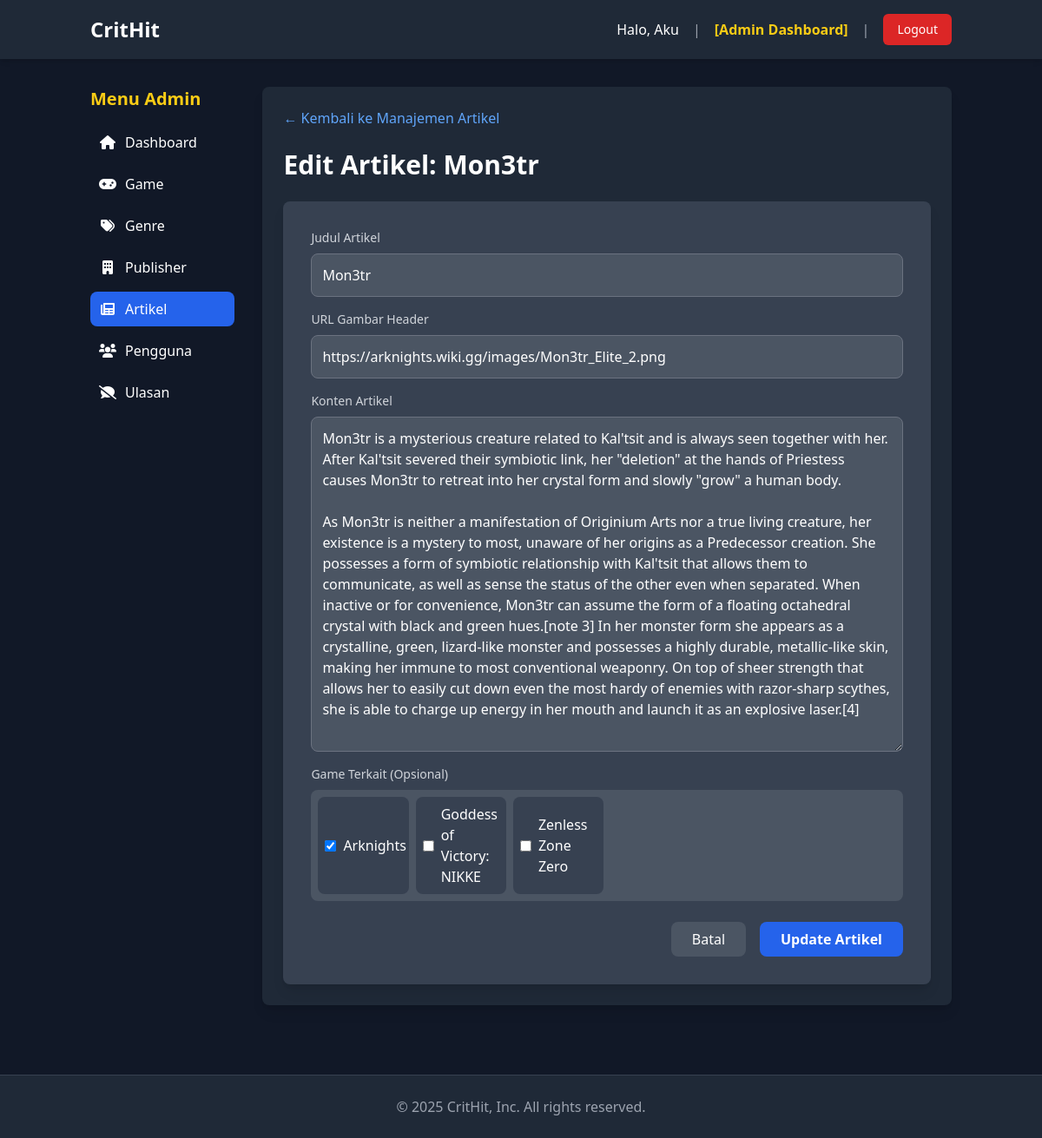
The page /admin/index.php?page=article_edit&id=10 (signed in) on the database its author committed.
### tables this page shows
CREATE TABLE `article` (
  `id` int(11) NOT NULL,
  `user_id` int(11) NOT NULL,
  `title` varchar(100) NOT NULL,
  `content` text NOT NULL,
  `image_url` varchar(255) NOT NULL,
  `created_at` timestamp NOT NULL DEFAULT current_timestamp() ON UPDATE current_timestamp()
);

CREATE TABLE `games` (
  `id` int(11) NOT NULL,
  `title` varchar(255) NOT NULL,
  `description` text DEFAULT NULL,
  `release_date` date DEFAULT NULL,
  `image_url` varchar(255) DEFAULT NULL,
  `created_at` timestamp NOT NULL DEFAULT current_timestamp()
);

### admin/article/article_edit.php (the view, shortened to what this page needs)
<?php
$title = '';
$content = '';
$image_url = '';
$posted_games = [];
$errors = [];
$article_id = (int)($_POST['article_id'] ?? $_GET['id'] ?? 0);
$all_games = [];
try {
    $stmt_games = $pdo->query("SELECT id, title FROM games ORDER BY title ASC");
    $all_games = $stmt_games->fetchAll();
} catch (PDOException $e) {
    $errors[] = "Error mengambil data game: " . $e->getMessage();
}
if ($_SERVER['REQUEST_METHOD'] === 'POST') {
    $title = htmlspecialchars($_POST['title']);
    $content = $_POST['content'];
    $image_url = htmlspecialchars($_POST['image_url']);
    $posted_games = $_POST['games'] ?? [];
    if (empty($title)) {
        $errors[] = "Judul artikel wajib diisi.";
    }
    if (empty($content)) {
        $errors[] = "Konten artikel wajib diisi.";
    }
    if (empty($errors)) {
        try {
            $pdo->beginTransaction();
            $sql_article = "UPDATE article SET title = ?, content = ?, image_url = ?
                            WHERE id = ?";
            $stmt_article = $pdo->prepare($sql_article);
            $stmt_article->execute([$title, $content, $image_url, $article_id]);
            $stmt_del_games = $pdo->prepare("DELETE FROM article_games WHERE article_id = ?");
            $stmt_del_games->execute([$article_id]);
            if (!empty($posted_games)) {
                $sql_insert_game = "INSERT INTO article_games (article_id, game_id) VALUES (?, ?)";
                $stmt_insert = $pdo->prepare($sql_insert_game);
                foreach ($posted_games as $game_id) {
                    $stmt_insert->execute([$article_id, (int)$game_id]);
                }
            }
            $pdo->commit();
            $_SESSION['success_message'] = "Artikel '". htmlspecialchars($title) ."' berhasil di-update!";
            header('Location: index.php?page=manage_articles');
            exit;
        } catch (PDOException $e) {
            $pdo->rollBack();
            $errors[] = "Database error: " . $e->getMessage();
        }
    }
} else {
    try {
        $stmt_article = $pdo->prepare("SELECT title, content, image_url FROM article WHERE id = ?");
        $stmt_article->execute([$article_id]);
        $article = $stmt_article->fetch();
        $title = $article['title'];
        $content = $article['content'];
        $image_url = $article['image_url'];
        $stmt_games = $pdo->prepare("SELECT game_id FROM article_games WHERE article_id = ?");
        $stmt_games->execute([$article_id]);
        $posted_games = $stmt_games->fetchAll(PDO::FETCH_COLUMN, 0);
    } catch (PDOException $e) {
        $errors[] = "Gagal mengambil data artikel: " . $e->getMessage();
    }
}
?>
<a href="index.php?page=manage_articles" class="text-blue-400 hover:text-blue-300 mb-6 inline-block">&larr; Kembali ke Manajemen Artikel</a>
<h1 class="text-3xl font-bold mb-6">Edit Artikel: <?php echo htmlspecialchars($title); ?></h1>
<div class="bg-gray-700 rounded-lg shadow-lg p-8">
    <form action="index.php?page=article_edit" method="POST">
        <div class="mb-4">
            <label for="title" class="block text-sm font-medium text-gray-300 mb-2">Judul Artikel</label>
            <input type="text" id="title" name="title"
                   value="<?php echo htmlspecialchars($title); ?>"
                   class="block w-full p-3 rounded-lg bg-gray-600 border border-gray-500" required>
        </div>
        <div class="mb-4">
            <label for="image_url" class="block text-sm font-medium text-gray-300 mb-2">URL Gambar Header</label>
            <input type="text" id="image_url" name="image_url"
                   value="<?php echo htmlspecialchars($image_url); ?>"
                   class="block w-full p-3 rounded-lg bg-gray-600 border border-gray-500" placeholder="https://...">
        </div>
        <div class="mb-4">
            <label for="content" class="block text-sm font-medium text-gray-300 mb-2">Konten Artikel</label>
            <textarea id="content" name="content" rows="15"
                      class="block w-full p-3 rounded-lg bg-gray-600 border border-gray-500"
                      required><?php echo htmlspecialchars($content); ?></textarea>
        </div>
        <div class="mb-6">
            <label class="block text-sm font-medium text-gray-300 mb-2">Game Terkait (Opsional)</label>
            <div class="grid grid-cols-3 sm:grid-cols-4 md:grid-cols-6 gap-2 max-h-48 overflow-y-auto bg-gray-600 p-2 rounded-lg">
                <?php foreach ($all_games as $game): ?>
                    <?php
                    $is_checked = in_array($game['id'], $posted_games);
                    ?>
                    <label class="flex items-center space-x-2 bg-gray-700 p-2 rounded-lg">
                        <input type="checkbox" name="games[]" value="<?php echo $game['id']; ?>"
                               class="rounded" <?php if ($is_checked) echo 'checked'; ?>>
                        <span><?php echo htmlspecialchars($game['title']); ?></span>
                    </label>
                <?php endforeach; ?>
            </div>
        </div>
        <div class="flex justify-end space-x-4 mt-6">
            <a href="index.php?page=manage_articles" class="bg-gray-600 text-white px-6 py-2 rounded-lg hover:bg-gray-500">
                Batal
            </a>
            <button type="submit" class="bg-blue-600 text-white px-6 py-2 rounded-lg font-bold hover:bg-blue-700">
                Update Artikel
            </button>
        </div>
    </form>
</div>

### rows shown on the page
article: title "Mon3tr", image_url "https://arknights.wiki.gg/images/Mon3tr_Elite_2.png", content "Mon3tr is a mysterious creature related to Kal'tsit and is always seen together with her. After Kal'tsit severed their symbiotic link, her \"deletion\" at the hands of Priestess causes Mon3tr to retreat into her crystal form and slowly \"grow\" a human body. As Mon3tr is neither a manifestation of Originium Arts nor a true living creature, her existence is a mystery to most, unaware of her origins as a Predecessor creation. She possesses a form of symbiotic relationship with Kal'tsit that allows them to communicate, as well as sense the status of the other even when separated. When inactive or for convenience, Mon3tr can assume the form of a floating octahedral crystal with black and green…"
games: id "☑", title "Arknights"
games: title "Goddess of Victory: NIKKE"
games: title "Zenless Zone Zero"

### other values the page prints
$user_name "Aku"
